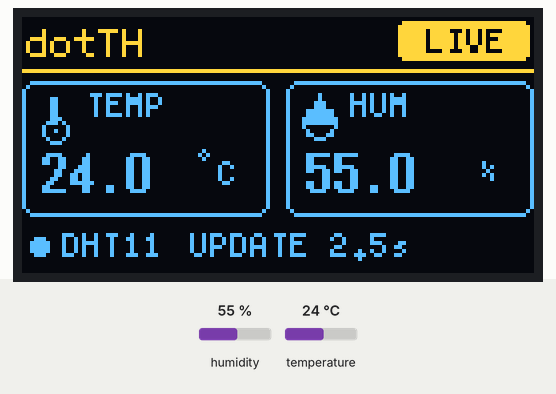
The program below on a simulated Arduino Uno, built with avr-gcc and run on an emulated ATmega328P. Parts: 128×64 one-colour display. The test bench sets the inputs (shaded band); at power-on: humidity 55 %, temperature 24 °C. The OLED is the two-colour kind (top 16 rows yellow); what the program prints to the serial monitor is not drawn.

Above: at 3.6 s.
3.7 s: humidity set to 22 %
At 6.6 s:
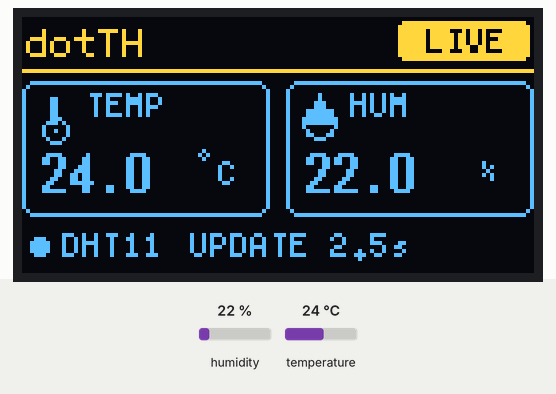
6.9 s: temperature set to 12 °C
At 8.6 s:
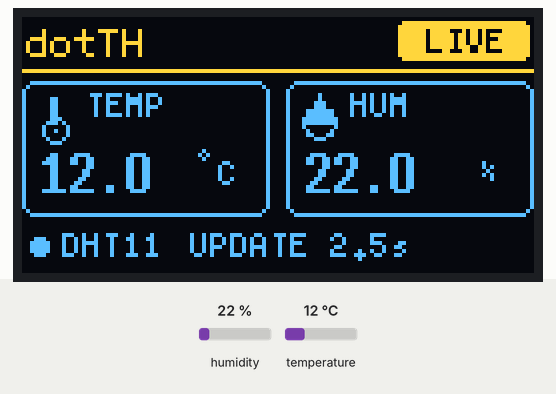
10.1 s: humidity set to 40 %
At 13.7 s:
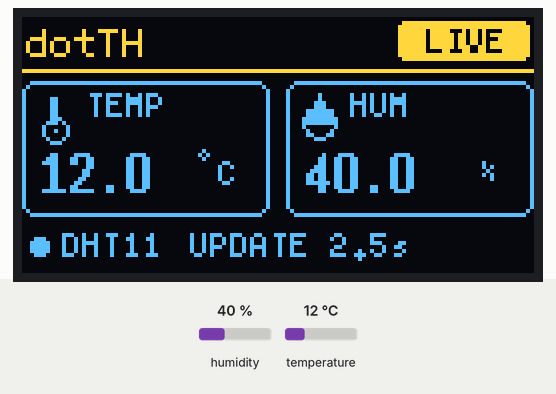
14.4 s: temperature set to 19 °C
At 16.9 s:
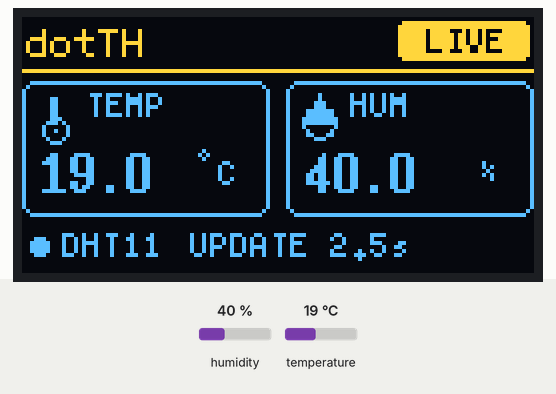
Timing chart, 0 to 18.4 s (numbered marks = the images above; inputs shaded):
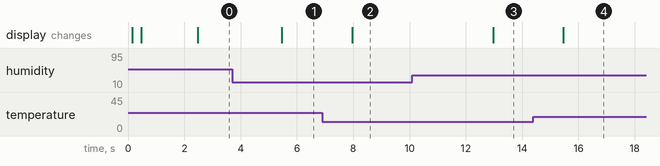

The program:

main.cpp
```cpp
#include <Arduino.h>
#include <Wire.h>
#include <U8g2lib.h>
#include <DHT.h>
#include <math.h>
#include <string.h>

#include "ProductConfig.h"

namespace {

DHT dht(ProductConfig::DHT_PIN, ProductConfig::DHT_TYPE);

// Page-buffer mode keeps SRAM usage low on the UNO R3 (2 KB SRAM).
U8G2_SSD1306_128X64_NONAME_1_HW_I2C display(
    U8G2_R0,
    U8X8_PIN_NONE
);

float temperatureC = NAN;
float humidityPercent = NAN;
bool sensorReady = false;
bool oledReady = false;
uint8_t oledAddress = ProductConfig::OLED_ADDRESS_PRIMARY;
unsigned long lastSensorReadAt = 0UL;

bool isI2cDevicePresent(const uint8_t address)
{
    Wire.beginTransmission(address);
    return Wire.endTransmission() == 0;
}

bool detectOledAddress()
{
    if (isI2cDevicePresent(ProductConfig::OLED_ADDRESS_PRIMARY)) {
        oledAddress = ProductConfig::OLED_ADDRESS_PRIMARY;
        return true;
    }

    if (isI2cDevicePresent(ProductConfig::OLED_ADDRESS_SECONDARY)) {
        oledAddress = ProductConfig::OLED_ADDRESS_SECONDARY;
        return true;
    }

    return false;
}

void printBootInformation()
{
    Serial.println();
    Serial.println(F("========================================"));
    Serial.print(F("Product: "));
    Serial.println(ProductConfig::PRODUCT_NAME);
    Serial.print(F("Model: "));
    Serial.println(ProductConfig::PRODUCT_MODEL);
    Serial.print(F("Firmware: "));
    Serial.println(ProductConfig::FIRMWARE_VERSION);
    Serial.println(F("Board: Arduino UNO R3"));
    Serial.println(F("OLED: SSD1306 128x64 I2C"));
    Serial.println(F("OLED SDA: A4"));
    Serial.println(F("OLED SCL: A5"));
    Serial.print(F("DHT11 DATA: D"));
    Serial.println(ProductConfig::DHT_PIN);
    Serial.println(F("========================================"));
}

void readSensor()
{
    const float newHumidity = dht.readHumidity();
    const float newTemperature = dht.readTemperature();

    if (isnan(newHumidity) || isnan(newTemperature)) {
        temperatureC = NAN;
        humidityPercent = NAN;
        sensorReady = false;
        Serial.println(F("SensorManager: DHT11 read failed"));
        return;
    }

    temperatureC = newTemperature;
    humidityPercent = newHumidity;
    sensorReady = true;

    Serial.print(F("SensorManager: temperature="));
    Serial.print(temperatureC, 1);
    Serial.print(F(" C humidity="));
    Serial.print(humidityPercent, 1);
    Serial.println(F(" %"));
}

void formatMeasurement(
    const float value,
    char *output,
    const size_t outputSize
)
{
    if (output == nullptr || outputSize == 0U) {
        return;
    }

    if (isnan(value)) {
        strncpy(output, "--.-", outputSize - 1U);
        output[outputSize - 1U] = '\0';
        return;
    }

    dtostrf(value, 4, 1, output);
}

void drawCenteredText(
    const char *text,
    const uint8_t left,
    const uint8_t width,
    const uint8_t baseline
)
{
    if (text == nullptr) {
        return;
    }

    const uint8_t textWidth = display.getStrWidth(text);
    const uint8_t x = textWidth >= width
        ? left
        : static_cast<uint8_t>(left + ((width - textWidth) / 2U));

    display.drawStr(x, baseline, text);
}

void drawThermometerIcon(const uint8_t x, const uint8_t y)
{
    display.drawCircle(x + 3U, y + 8U, 3U);
    display.drawVLine(x + 3U, y, 7U);
    display.drawVLine(x + 2U, y, 7U);
    display.drawPixel(x + 3U, y + 8U);
}

void drawHumidityIcon(const uint8_t x, const uint8_t y)
{
    display.drawTriangle(
        x + 4U,
        y,
        x,
        y + 7U,
        x + 8U,
        y + 7U
    );
    display.drawCircle(x + 4U, y + 7U, 4U);
}

void drawStatusPill()
{
    const char *statusText = sensorReady ? "LIVE" : "ERR";
    const uint8_t pillX = 94U;
    const uint8_t pillY = 1U;
    const uint8_t pillW = 33U;
    const uint8_t pillH = 10U;

    display.setFont(u8g2_font_5x8_tf);

    if (sensorReady) {
        display.drawRBox(pillX, pillY, pillW, pillH, 2U);
        display.setDrawColor(0);
        drawCenteredText(statusText, pillX, pillW, 9U);
        display.setDrawColor(1);
    } else {
        display.drawRFrame(pillX, pillY, pillW, pillH, 2U);
        drawCenteredText(statusText, pillX, pillW, 9U);
    }
}

void drawMetricCard(
    const uint8_t x,
    const char *label,
    const char *value,
    const bool temperatureCard
)
{
    constexpr uint8_t CARD_Y = 16U;
    constexpr uint8_t CARD_W = 62U;
    constexpr uint8_t CARD_H = 34U;

    display.drawRFrame(x, CARD_Y, CARD_W, CARD_H, 3U);

    if (temperatureCard) {
        drawThermometerIcon(static_cast<uint8_t>(x + 5U), 20U);
    } else {
        drawHumidityIcon(static_cast<uint8_t>(x + 4U), 19U);
    }

    display.setFont(u8g2_font_5x8_tf);
    display.drawStr(static_cast<uint8_t>(x + 16U), 25U, label);

    display.setFont(u8g2_font_7x14B_tf);
    display.drawStr(static_cast<uint8_t>(x + 5U), 44U, value);

    display.setFont(u8g2_font_5x8_tf);

    if (temperatureCard) {
        // Small degree mark followed by C.
        display.drawCircle(static_cast<uint8_t>(x + 45U), 34U, 1U);
        display.drawStr(static_cast<uint8_t>(x + 49U), 42U, "C");
    } else {
        display.drawStr(static_cast<uint8_t>(x + 48U), 42U, "%");
    }
}

void drawStartupScreen()
{
    if (!oledReady) {
        return;
    }

    display.firstPage();
    do {
        display.drawRFrame(7U, 5U, 114U, 54U, 5U);

        display.setFont(u8g2_font_10x20_tf);
        drawCenteredText("dotTH", 8U, 112U, 27U);

        display.drawHLine(23U, 32U, 82U);

        display.setFont(u8g2_font_5x8_tf);
        drawCenteredText("UNO R3 SENSOR DISPLAY", 8U, 112U, 45U);

        display.drawDisc(57U, 52U, 1U);
        display.drawDisc(64U, 52U, 1U);
        display.drawDisc(71U, 52U, 1U);
    } while (display.nextPage());
}

void drawDashboard()
{
    if (!oledReady) {
        return;
    }

    char temperatureText[10] = {0};
    char humidityText[10] = {0};

    formatMeasurement(
        temperatureC,
        temperatureText,
        sizeof(temperatureText)
    );
    formatMeasurement(
        humidityPercent,
        humidityText,
        sizeof(humidityText)
    );

    display.firstPage();
    do {
        // Header
        display.setFont(u8g2_font_6x12_tf);
        display.drawStr(1U, 10U, "dotTH");
        drawStatusPill();
        display.drawHLine(0U, 13U, 128U);

        // Main metric cards
        drawMetricCard(0U, "TEMP", temperatureText, true);
        drawMetricCard(66U, "HUM", humidityText, false);

        // Footer status
        display.setFont(u8g2_font_5x8_tf);
        if (sensorReady) {
            display.drawDisc(4U, 57U, 2U);
            display.drawStr(10U, 60U, "DHT11");
            display.drawStr(42U, 60U, "UPDATE 2.5s");
        } else {
            display.drawCircle(4U, 57U, 2U);
            display.drawStr(10U, 60U, "CHECK DHT11 CONNECTION");
        }
    } while (display.nextPage());
}

void initializeDisplay()
{
    Wire.begin();

    if (!detectOledAddress()) {
        oledReady = false;
        Serial.println(F("DisplayManager: OLED not found at 0x3C or 0x3D"));
        Serial.println(F("DisplayManager: check VCC, GND, SDA=A4, SCL=A5"));
        return;
    }

    // U8g2 expects the 8-bit I2C address.
    display.setI2CAddress(static_cast<uint8_t>(oledAddress << 1U));
    display.begin();
    oledReady = true;

    Serial.print(F("DisplayManager: OLED initialized at 0x"));
    if (oledAddress < 0x10U) {
        Serial.print('0');
    }
    Serial.println(oledAddress, HEX);
}

} // namespace

void setup()
{
    Serial.begin(115200);
    delay(100);

    printBootInformation();

    initializeDisplay();
    dht.begin();

    drawStartupScreen();
    delay(ProductConfig::STARTUP_SCREEN_MS);

    readSensor();
    drawDashboard();
    lastSensorReadAt = millis();
}

void loop()
{
    const unsigned long now = millis();

    if (now - lastSensorReadAt >= ProductConfig::SENSOR_INTERVAL_MS) {
        lastSensorReadAt = now;
        readSensor();
        drawDashboard();
    }
}
```

ProductConfig.h
```cpp
#pragma once

#include <Arduino.h>

namespace ProductConfig {

static constexpr char PRODUCT_NAME[] = "dotTH";
static constexpr char PRODUCT_MODEL[] = "UNO-R3-OLED-DHT11";
static constexpr char FIRMWARE_VERSION[] = "1.1.0";

// Arduino UNO R3 I2C pins are fixed by hardware:
// SDA = A4, SCL = A5
static constexpr uint8_t DHT_PIN = 2;
static constexpr uint8_t DHT_TYPE = 11; // DHT11

static constexpr uint8_t OLED_ADDRESS_PRIMARY = 0x3C;
static constexpr uint8_t OLED_ADDRESS_SECONDARY = 0x3D;

static constexpr unsigned long SENSOR_INTERVAL_MS = 2500UL;
static constexpr unsigned long STARTUP_SCREEN_MS = 1500UL;

} // namespace ProductConfig
```

Measured:
- after the input at 3.7 s, the display: changes after 1.8 s (image 1)
- after the input at 6.9 s, the display: changes after 1.1 s (image 2)
- after the input at 10.1 s, the display: changes after 2.9 s (image 3)
- after the input at 14.4 s, the display: changes after 1.1 s (image 4)
